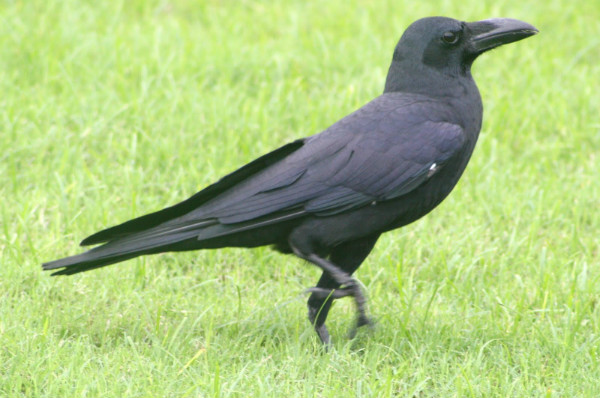
#> input picture Topico23/Python/Corvo.jpg, 600 x 398 px
$ python main.py
#> lines starting #> are read from the running program, lines starting #| are printed output that depends on the picture; after the words box and inside, x2 and y2 are one past the last pixel; in counts of white or black regions, pixels touching at a corner belong together
import cv2 as cv
import numpy as np

seed=(0,0)

def GrowingRegion(img,seed):

    filled = 1

    imgRegion = np.zeros(imgGray.shape[:2], dtype=np.uint8)
    X=seed[0]
    Y=seed[1]
    imgRegion[X,Y] = 255

    while (filled != 0):
        filled = 0

        for i in range(0, imgGray.shape[0]):
            for j in range(0, imgGray.shape[1]):
                if imgRegion[i, j] == 255:
                    for x in range(-1, 2):
                        for y in range(-1, 2):
                            if imgGray[i + x, j + y] < 127 and imgRegion[i + x, j + y] != 255:
                                imgRegion[i + x, j + y] = 255
                                filled += 1
                                # cv.imshow('imgRegion', imgRegion)
                                # cv.waitKey(1)

    return imgRegion

def mouse_event(event,x,y,flags,param):
    if event==cv.EVENT_LBUTTONDOWN:
        global seed
        seed = (y,x)


if __name__ == '__main__':
    imagem=cv.imread('Corvo.jpg')
#> imagem is the input picture: shape (398, 600, 3); mean B, G, R 128.5, 199.8, 172.8
    imgGray = cv.cvtColor(imagem, cv.COLOR_RGB2GRAY)
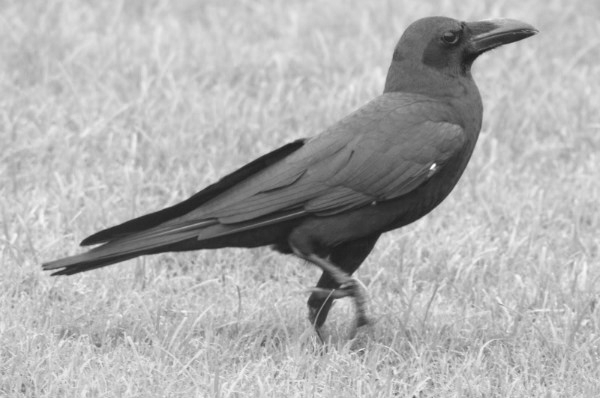
#> imgGray: shape (398, 600); min 29, max 253, mean 175.4
    cv.namedWindow('Circulo',1)
    cv.imshow('Circulo',imgGray)
    cv.setMouseCallback('Circulo',mouse_event)
    cv.waitKey(0)
    cv.destroyAllWindows()

    img = GrowingRegion(imgGray,seed)
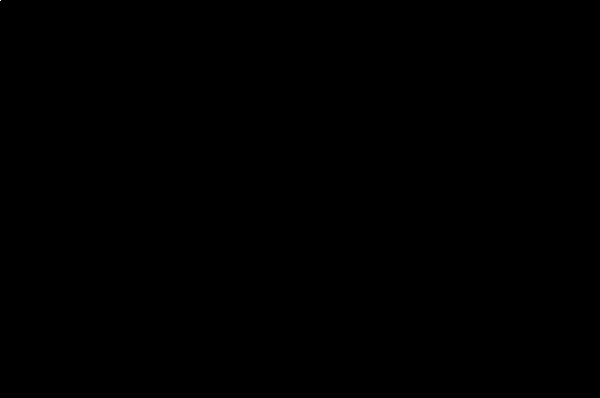
#> img: shape (398, 600); 0% white in thin lines or dots, all inside (x1, y1, x2, y2) = (0, 0, 1, 1)

    cv.imshow('Region',img)
    cv.waitKey(0)
